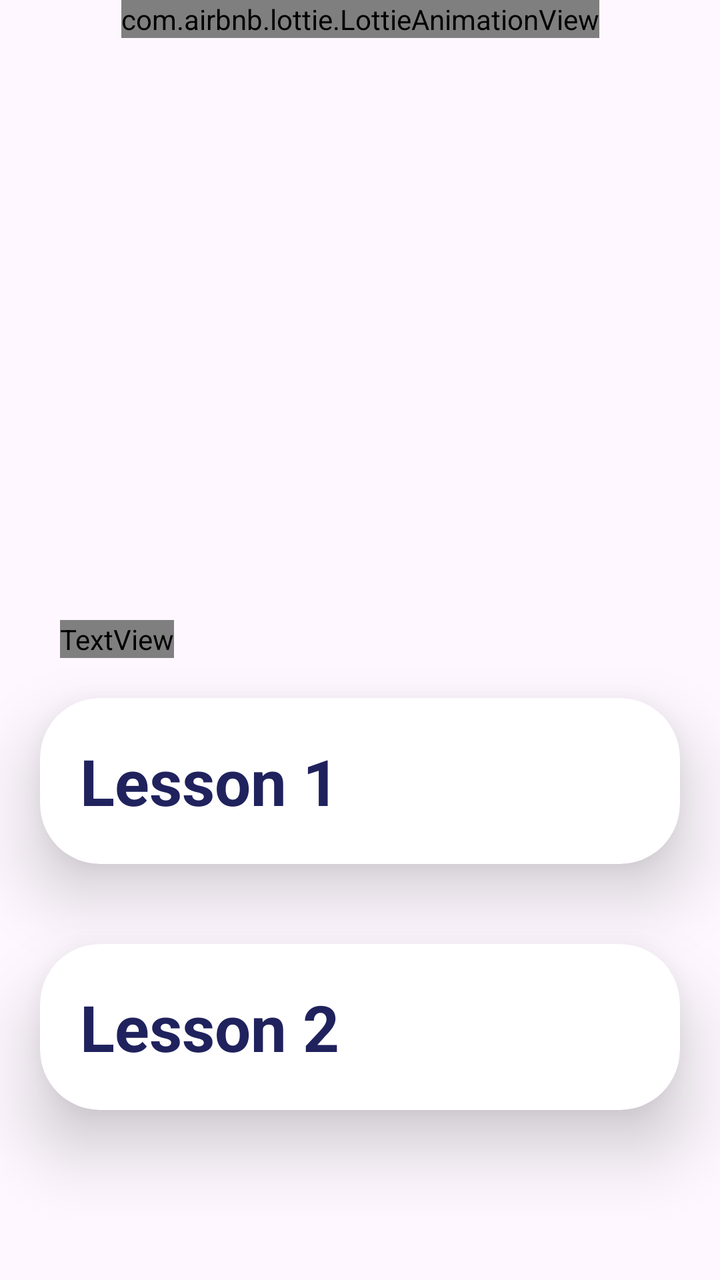
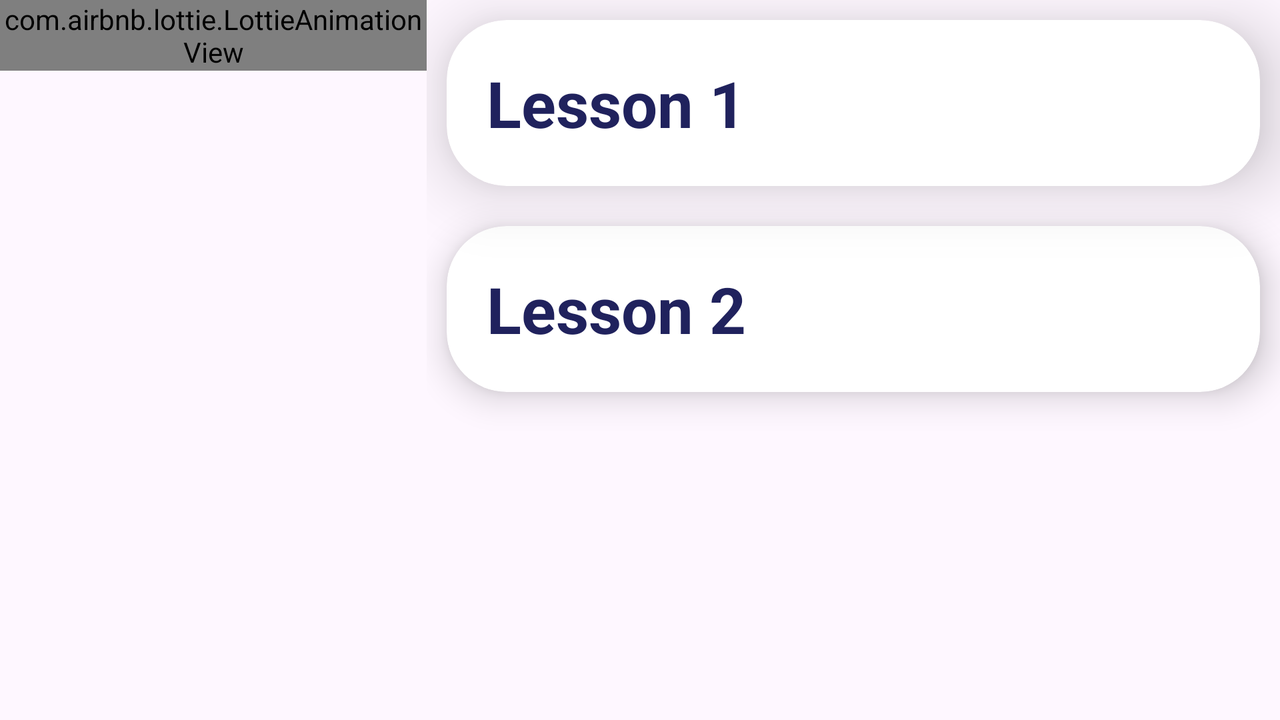

First picture: res/layout/ on a phone held upright. Second picture: the repository's own variant of that layout, on a device whose configuration matches the variant's folder. Source for both follows.
<!-- AndroidManifest.xml: application theme Theme.PATHFIT3 -->
<!-- res/layout/fragment_lessons.xml -->
<?xml version="1.0" encoding="utf-8"?>
<RelativeLayout xmlns:android="http://schemas.android.com/apk/res/android"
    xmlns:tools="http://schemas.android.com/tools"
    xmlns:app="http://schemas.android.com/apk/res-auto"
    android:layout_width="match_parent"
    android:layout_height="match_parent"
    tools:context=".fragments.lessonsFragment">

    <androidx.constraintlayout.widget.ConstraintLayout
        android:id="@+id/constraintLayout"
        android:layout_width="match_parent"
        android:layout_height="310dp"
        app:layout_constraintEnd_toEndOf="parent"
        app:layout_constraintHorizontal_bias="0.0"
        app:layout_constraintStart_toStartOf="parent"
        app:layout_constraintTop_toTopOf="parent">

        <com.airbnb.lottie.LottieAnimationView
            android:layout_width="wrap_content"
            android:layout_height="wrap_content"
            app:layout_constraintEnd_toEndOf="parent"
            app:layout_constraintStart_toStartOf="parent"
            app:layout_constraintTop_toTopOf="parent"
            app:lottie_autoPlay="true"
            app:lottie_loop="true"
            app:lottie_rawRes="@raw/lesson_view_anim" />

    </androidx.constraintlayout.widget.ConstraintLayout>
    <TextView
        android:layout_below="@+id/constraintLayout"
        android:id="@+id/txtLessons"
        android:layout_width="wrap_content"
        android:layout_height="wrap_content"
        android:text="@string/title_lesson"
        android:textSize="45sp"
        style="@style/textColor"
        android:layout_marginStart="30dp"
        android:fontFamily="@font/tsukishimi_rounded"/>
    <androidx.cardview.widget.CardView
        android:layout_below="@+id/txtLessons"
        android:id="@+id/cardViewLesson1"
        android:layout_width="match_parent"
        android:layout_height="wrap_content"
        android:layout_margin="20dp"
        app:cardCornerRadius="30dp"
        app:cardElevation="20dp"
        app:contentPadding="20dp"
        style="@style/cardBackGround">
        <TextView
            android:id="@+id/lessons"
            android:layout_width="wrap_content"
            android:layout_height="wrap_content"
            android:text="Lesson 1"
            android:textSize="32sp"
            android:textStyle="bold"
            style="@style/textColorCloud"/>

        <LinearLayout
            android:id="@+id/lessonLayout1"
            android:layout_width="wrap_content"
            android:layout_height="wrap_content"
            android:orientation="vertical"
            android:visibility="gone"
            android:layout_marginTop="50dp"
            >
            <TextView
                android:id="@+id/lesson1_DancePeriods"
                android:layout_width="wrap_content"
                android:layout_height="wrap_content"
                android:text="@string/lesson1_DancePeriods"
                android:textSize="18sp"
                style="@style/textColorCloud"

                />
            <TextView
                android:id="@+id/lesson1_BenefitOfDance"
                android:layout_width="wrap_content"
                android:layout_height="wrap_content"
                android:text="@string/lesson1_BenefitOfDance"
                android:textSize="18sp"
                style="@style/textColorCloud"
                />
        </LinearLayout>

    </androidx.cardview.widget.CardView>

    <androidx.cardview.widget.CardView
        android:layout_below="@+id/cardViewLesson1"
        android:id="@+id/cardViewLesson2"
        android:layout_width="match_parent"
        android:layout_height="wrap_content"
        android:layout_margin="20dp"
        app:cardCornerRadius="30dp"
        app:cardElevation="20dp"
        app:contentPadding="20dp"
        style="@style/cardBackGround">
        <TextView
            android:layout_width="wrap_content"
            android:layout_height="wrap_content"
            android:text="Lesson 2"
            android:textSize="32sp"
            android:textStyle="bold"
            style="@style/textColorCloud"/>

        <LinearLayout
            android:id="@+id/lessonLayout2"
            android:layout_width="wrap_content"
            android:layout_height="wrap_content"
            android:orientation="vertical"
            android:visibility="gone"
            android:layout_marginTop="50dp"
            >

            <TextView
                android:id="@+id/lesson2_natureOfDance"
                android:layout_width="wrap_content"
                android:layout_height="wrap_content"
                android:text="@string/lesson2_natureOfDance"
                android:textSize="18sp"
                style="@style/textColorCloud"

                />
        </LinearLayout>

    </androidx.cardview.widget.CardView>
</RelativeLayout>
<!-- resources referenced by this layout -->
<resources>
  <string name="lesson1_BenefitOfDance">Benefit Of Dance</string>
  <string name="lesson1_DancePeriods">Dance Periods</string>
  <string name="lesson2_natureOfDance">Nature Of Dance</string>
  <string name="title_lesson">Lessons</string>
  <style name="cardBackGround">
          <item name="android:backgroundTint">@color/white</item>
      </style>
  <style name="textColor">
          <item name="android:textColor">@color/blackRock</item>
      </style>
  <style name="textColorCloud">
          <item name="android:textColor">@color/cloudBurst</item>
      </style>
  <style name="Theme.PATHFIT3" parent="Base.Theme.PATHFIT3" />
  <color name="white">#FFFFFFFF</color>
  <color name="blackRock">#020326</color>
  <color name="cloudBurst">#20225D</color>
  <style name="Base.Theme.PATHFIT3" parent="Theme.Material3.DayNight.NoActionBar">
          <item name="colorPrimary">@color/pixelBlue</item>
          <item name="colorOnPrimary">@color/skyBlue</item>
          <item name="colorPrimaryVariant">@color/cloudBurst</item>
  
  
          <item name="android:statusBarColor">?attr/colorPrimaryVariant</item>
      </style>
  <color name="pixelBlue">#4285F4</color>
</resources>
<!-- res/layout-land/fragment_lessons.xml (the author's variant of the layout above) -->
<!-- drawn on the phone turned sideways -->
<?xml version="1.0" encoding="utf-8"?>
<LinearLayout xmlns:android="http://schemas.android.com/apk/res/android"
    xmlns:tools="http://schemas.android.com/tools"
    xmlns:app="http://schemas.android.com/apk/res-auto"
    android:orientation="horizontal"
    android:layout_width="match_parent"
    android:layout_height="match_parent"
    tools:context=".fragments.lessonsFragment">

    <androidx.constraintlayout.widget.ConstraintLayout
        android:id="@+id/constraintLayout"
        android:layout_width="0dp"
        android:layout_height="match_parent"
        android:layout_weight="1">

        <com.airbnb.lottie.LottieAnimationView
            android:layout_width="wrap_content"
            android:layout_height="wrap_content"
            app:layout_constraintEnd_toEndOf="parent"
            app:layout_constraintStart_toStartOf="parent"
            app:layout_constraintTop_toTopOf="parent"
            app:lottie_autoPlay="true"
            app:lottie_loop="true"
            app:lottie_rawRes="@raw/lesson_view_anim" />
    </androidx.constraintlayout.widget.ConstraintLayout>

    <LinearLayout
        android:layout_width="0dp"
        android:layout_height="match_parent"
        android:layout_weight="2"
        android:orientation="vertical">

        <androidx.cardview.widget.CardView
            android:id="@+id/cardViewLesson1"
            android:layout_width="match_parent"
            android:layout_height="wrap_content"
            android:layout_margin="10dp"
            app:cardCornerRadius="30dp"
            app:cardElevation="20dp"
            app:contentPadding="20dp"
            style="@style/cardBackGround">

            <TextView
                android:id="@+id/lessons"
                android:layout_width="wrap_content"
                android:layout_height="wrap_content"
                android:text="Lesson 1"
                android:textSize="32sp"
                android:textStyle="bold"
                style="@style/textColorCloud"/>

            <LinearLayout
                android:id="@+id/lessonLayout1"
                android:layout_width="wrap_content"
                android:layout_height="wrap_content"
                android:orientation="vertical"
                android:visibility="gone"
                android:layout_marginTop="50dp">

                <TextView
                    android:id="@+id/lesson1_DancePeriods"
                    android:layout_width="wrap_content"
                    android:layout_height="wrap_content"
                    android:text="@string/lesson1_DancePeriods"
                    android:textSize="18sp"
                    style="@style/textColorCloud"/>

                <TextView
                    android:id="@+id/lesson1_BenefitOfDance"
                    android:layout_width="wrap_content"
                    android:layout_height="wrap_content"
                    android:text="@string/lesson1_BenefitOfDance"
                    android:textSize="18sp"
                    style="@style/textColorCloud"/>
            </LinearLayout>
        </androidx.cardview.widget.CardView>

        <androidx.cardview.widget.CardView
            android:id="@+id/cardViewLesson2"
            android:layout_width="match_parent"
            android:layout_height="wrap_content"
            android:layout_margin="10dp"
            app:cardCornerRadius="30dp"
            app:cardElevation="10dp"
            app:contentPadding="20dp"
            style="@style/cardBackGround">

            <TextView
                android:layout_width="wrap_content"
                android:layout_height="wrap_content"
                android:text="Lesson 2"
                android:textSize="32sp"
                android:textStyle="bold"
                style="@style/textColorCloud"/>

            <LinearLayout
                android:id="@+id/lessonLayout2"
                android:layout_width="wrap_content"
                android:layout_height="wrap_content"
                android:orientation="vertical"
                android:visibility="gone"
                android:layout_marginTop="50dp">

                <TextView
                    android:id="@+id/lesson2_natureOfDance"
                    android:layout_width="wrap_content"
                    android:layout_height="wrap_content"
                    android:text="@string/lesson2_natureOfDance"
                    android:textSize="18sp"
                    style="@style/textColorCloud"/>
            </LinearLayout>
        </androidx.cardview.widget.CardView>
    </LinearLayout>
</LinearLayout>
<!-- resources referenced by the variant -->
<!-- as the phone turned sideways resolves them -->
<resources>
  <string name="lesson1_BenefitOfDance">Benefit Of Dance</string>
  <string name="lesson1_DancePeriods">Dance Periods</string>
  <string name="lesson2_natureOfDance">Nature Of Dance</string>
  <style name="cardBackGround">
          <item name="android:backgroundTint">@color/white</item>
      </style>
  <style name="textColorCloud">
          <item name="android:textColor">@color/cloudBurst</item>
      </style>
  <style name="Theme.PATHFIT3" parent="Base.Theme.PATHFIT3" />
  <color name="white">#FFFFFFFF</color>
  <color name="cloudBurst">#20225D</color>
  <style name="Base.Theme.PATHFIT3" parent="Theme.Material3.DayNight.NoActionBar">
          <item name="colorPrimary">@color/pixelBlue</item>
          <item name="colorOnPrimary">@color/skyBlue</item>
          <item name="colorPrimaryVariant">@color/cloudBurst</item>
  
  
          <item name="android:statusBarColor">?attr/colorPrimaryVariant</item>
      </style>
  <color name="pixelBlue">#4285F4</color>
</resources>
